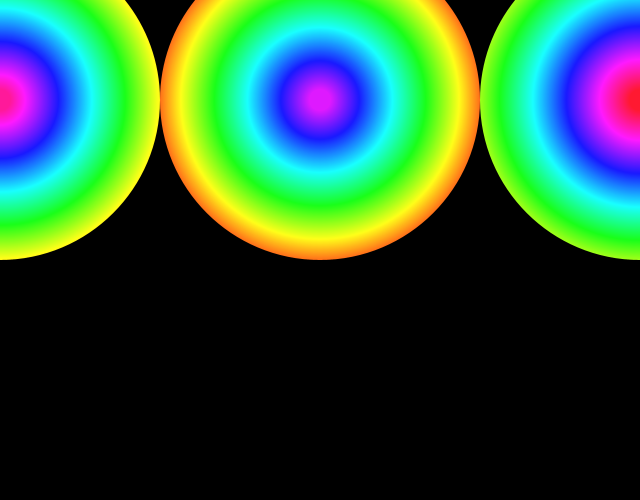
Frame 1 (no input)
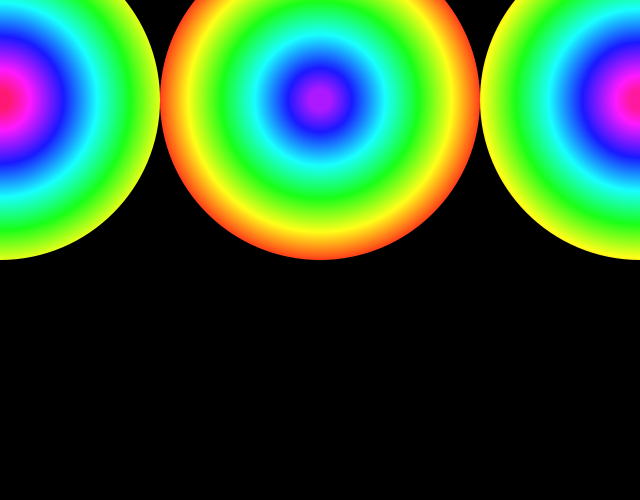
Frame 60 (the mouse pressed at the canvas centre just before this capture)
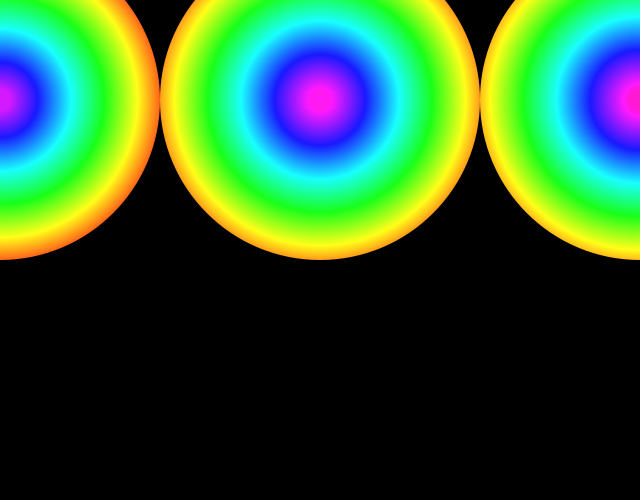
Frame 120 (the mouse held since frame 60 and released just before this capture)

The Processing sketch that drew these frames (run headless with seeded random() and noise(); from frame 60 on, the mouse is pressed at the canvas centre):

// Processing sketch: RadialGradient
// ── RadialGradient.pde
/**
 * Radial Gradient. 
 * 
 * Draws a series of concentric circles to create a gradient 
 * from one color to another.
 */

int dim;

void setup() {
  size(640, 500);
  dim = width/2;
  background(10);
  colorMode(HSB, 200, 100, 5);
  noStroke();
  ellipseMode(RADIUS);
  frameRate(10);
}

void draw() {
  background(0);
  for (int x = 0; x <= width; x+=dim) {
    drawGradient(x, height/5);
  } 
}

void drawGradient(float x, float y) {
  int radius = dim/2;
  float h = random(0, 50);
  for (int r = radius; r > 10; --r) {
    fill(h, 90, 50);
    ellipse(x, y, r, r);
    h = (h + 1) % 360;
  }
}
